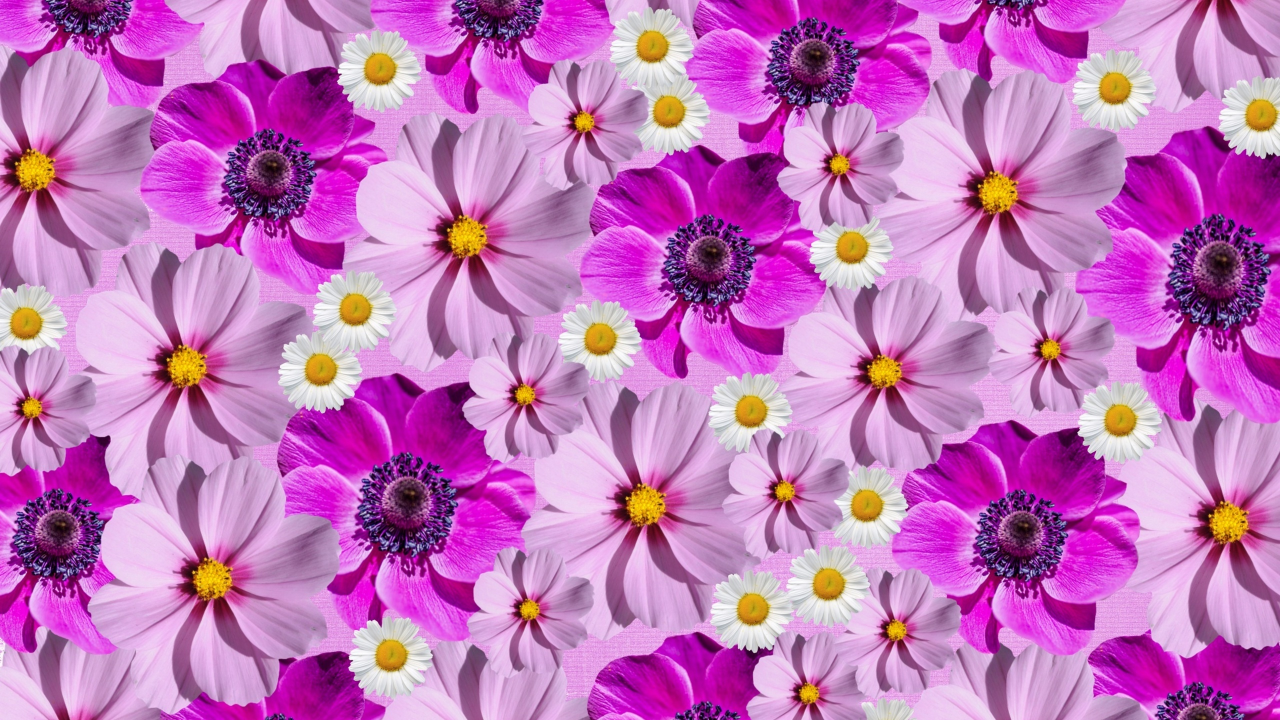
#> input picture Lesson 7/floral-background-2560x1440-11005.jpg, 2560 x 1440 px (shown at 1/2 size)
$ python Activity2.py
#> lines starting #> are read from the running program, lines starting #| are printed output that depends on the picture
import cv2
image = cv2.imread("floral-background-2560x1440-11005.jpg")
#> image is the input picture: shape (1440, 2560, 3); mean B, G, R 187.5, 114.8, 196.1
gray_image = cv2.cvtColor(image, cv2.COLOR_BGR2GRAY)
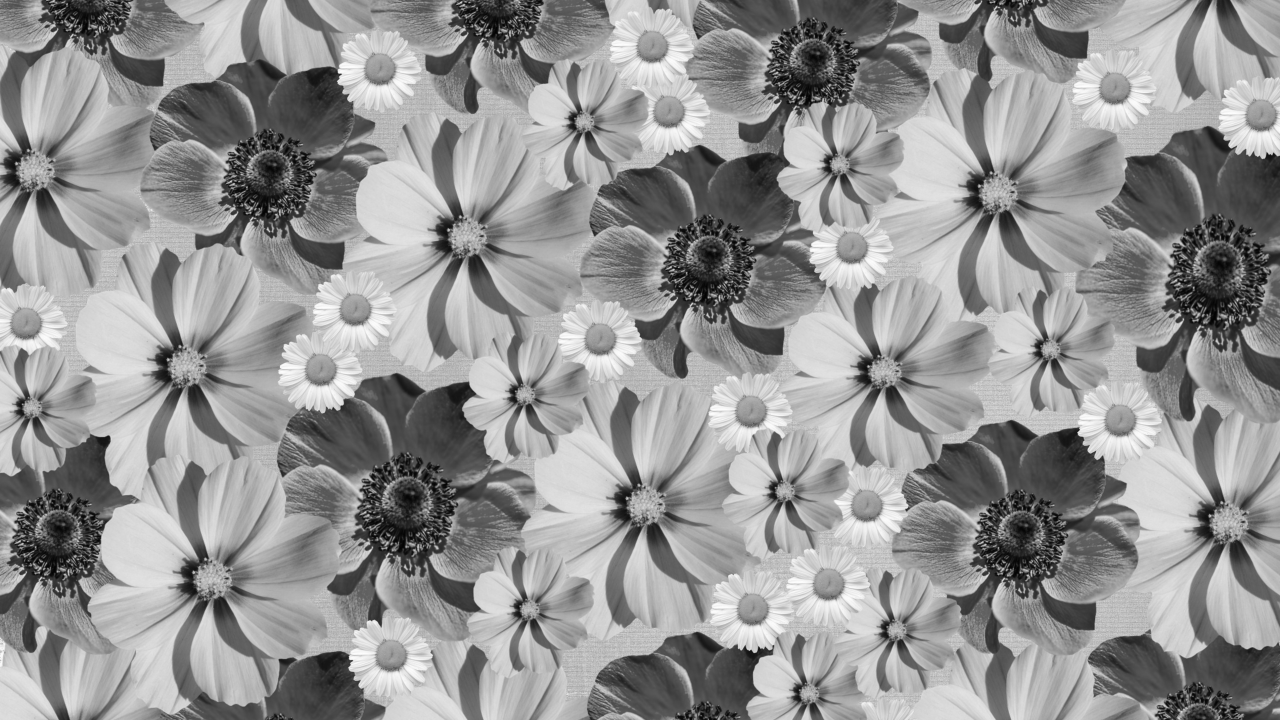
#> gray_image: shape (1440, 2560) (shown at 1/2 size); min 1, max 255, mean 147.4
resized_image = cv2.resize(gray_image, (224, 224))
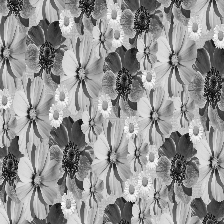
#> resized_image: shape (224, 224); min 2, max 252, mean 147.3
cv2.imshow("Processed Image", resized_image)
key = cv2.waitKey(0)
#> (key Esc is pressed here)

if key == ord("s"):
    cv2.imwrite("grayscale_resized_image.jpg", resized_image)
    print("Image saved as grayscale_resized_image.jpg")
else:
    print("Image not saved")

cv2.destroyAllWindows()

$ run again, with Lesson 10/example.jpg copied over Lesson 7/floral-background-2560x1440-11005.jpg
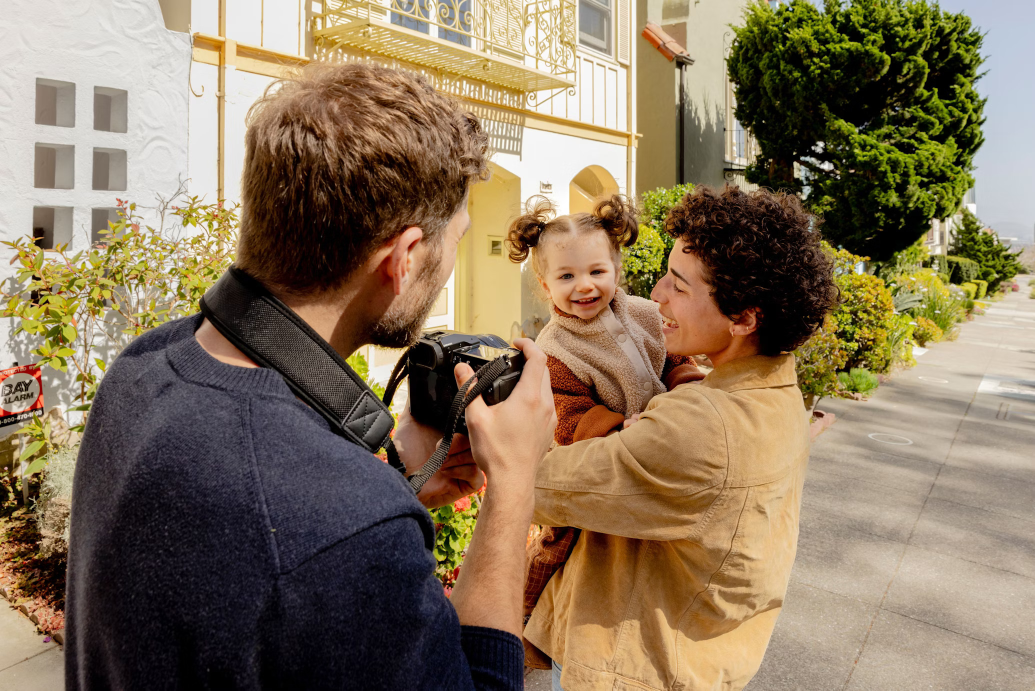
#> input picture Lesson 10/example.jpg, 2070 x 1381 px (shown at 1/2 size)
#> image is the input picture: shape (1381, 2070, 3); mean B, G, R 92.5, 117.5, 135.8
#> `gray_image = cv2.cvtColor(image, cv2.COLOR_BGR2GRAY)`:
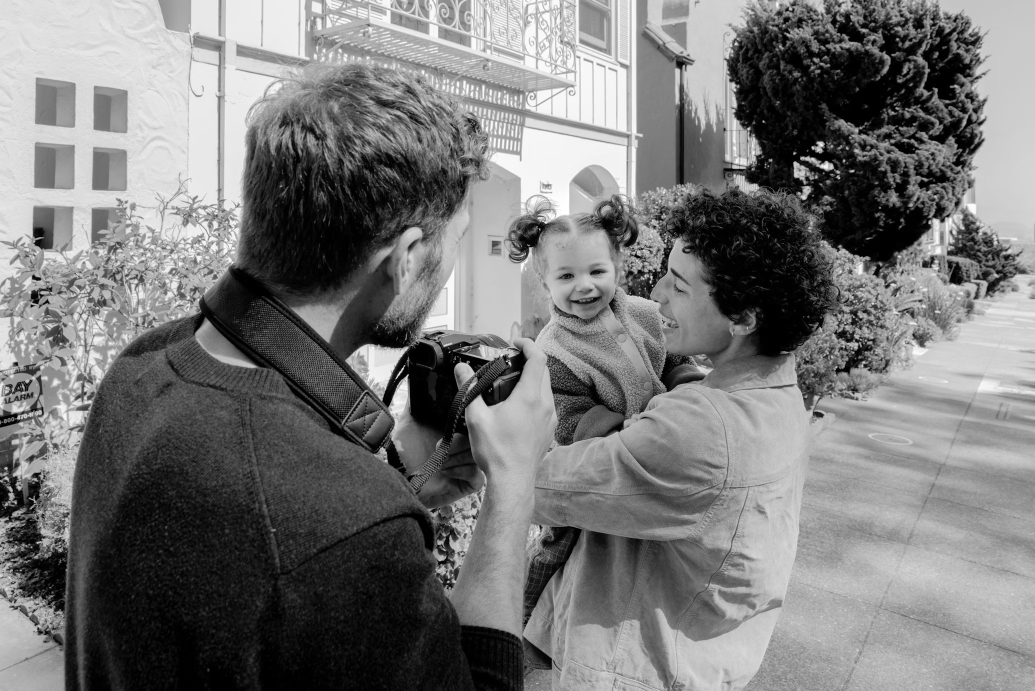
#> gray_image: shape (1381, 2070) (shown at 1/2 size); min 0, max 255, mean 120.1
#> `resized_image = cv2.resize(gray_image, (224, 224))`:
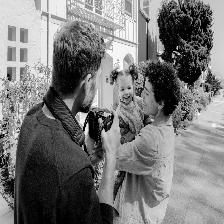
#> resized_image: shape (224, 224); min 0, max 255, mean 119.8
